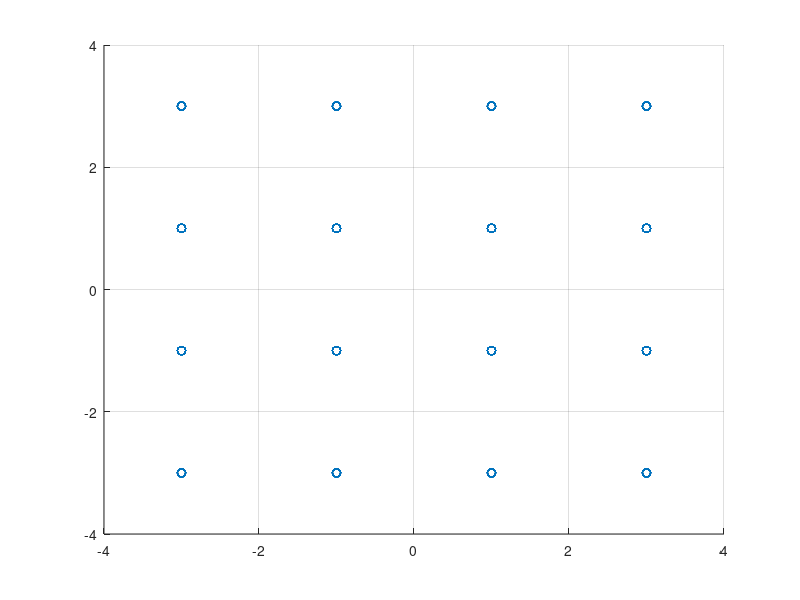
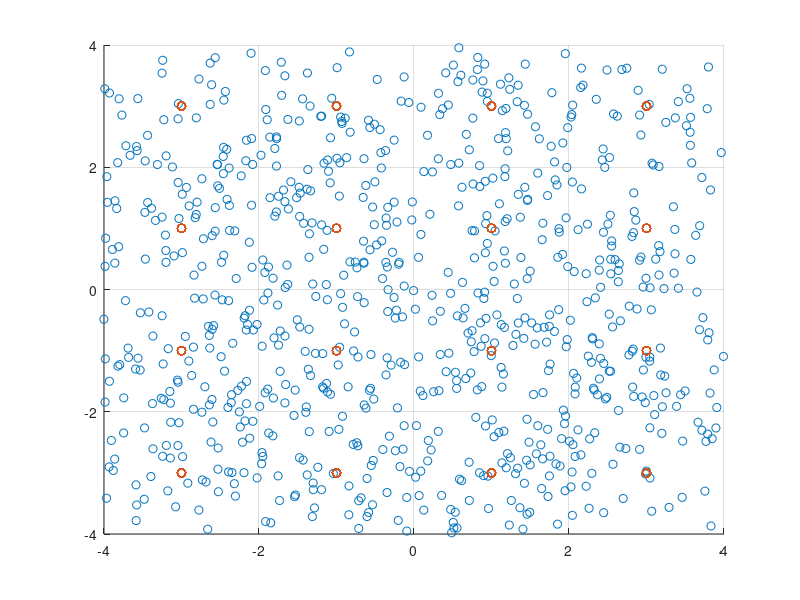

Write MATLAB code to recreate these figures, in order.
clear;

% Parameter Setting
Tsym = 1;
Nsym = 1000;
Fs = 100;
Fc = 10;
Fe = 0;
N0 = 1.5;

% Simulation
t = [Tsym/Fs : Tsym/Fs : Tsym*Nsym];
Tmax = length(t);

% Symbol 생성
M=16;
symTable = zeros(1,16);
for i = 1:M
    realSym = 2*(mod(i-1,4)+1)-5;
    imagSym = 2*(floor((i-1)/4)+1)-5;
    symTable(i) = realSym+j*imagSym;
%     i_m = 2*pi*(i-1)/M + pi/4;
%     symTable(i) = cos(i_m) + j*sin(i_m);
end

% Basis Signal 생성
phi1 = cos(2*pi*Fc*t(1:Tsym*Fs));
Es = norm(phi1);
phi1 = phi1/Es;

phi2 = -sin(2*pi*Fc*t(1:Tsym*Fs));
Es = norm(phi2);
phi2 = phi2/Es;

%% TX

% 랜덤신호만들기
m = randi(M,1,Nsym);

% 심볼신호 만들기
realSymR = 2*(mod(m-1,4)+1)-5;
imagSymR = 2*(floor((m-1)/4)+1)-5;
bbSym = realSymR+j*imagSymR;
% theta_m = 2*pi*(m-1)/M + pi/4;
% bbSym = cos(theta_m) + j*sin(theta_m);

% Up-conversion (DAC 포함)
RFsignal = zeros(1,Tmax);
for iterT = 1:Tmax
    iterSym = floor((iterT-1)/Fs)+1;
    RFsignal(iterT) = real(bbSym(iterSym))*cos(2*pi*Fc*t(iterT))/Es - imag(bbSym(iterSym))*sin(2*pi*Fc*t(iterT))/Es;
end

% 참고1 - signal 보여주기
% figure(1)
% plot(t,RFsignal);
% xlim([0 2]);

% 참고2 - 심볼신호 보여주기
s = zeros(2,Nsym);
for i = 1:Nsym
    intStart = 1+(i-1)*Tsym*Fs;
    intEnd = i*Tsym*Fs;
    s(1,i) = sum(RFsignal(intStart:intEnd).*phi1);
    s(2,i) = sum(RFsignal(intStart:intEnd).*phi2);
end
figure(2)
scatter(s(1,:),s(2,:),'r*');
grid on;
axis([-4 4 -4 4]);


%% RX
% Coherent Detection
Ich = RFsignal .* cos(2*pi*(Fc+Fe)*t)/Es;
Qch = RFsignal .* sin(2*pi*(Fc+Fe)*t)/Es;

% Baseband Signal Representation
for i = 1:Nsym
    n_start = (i-1)*Tsym*Fs;
    bbSym_rx(i) = sum(Ich(n_start+1:n_start+Tsym*Fs) - j*Qch(n_start+1:n_start+Tsym*Fs));
end
sigPower = mean(abs(bbSym_rx).^2);

% Noise Insertion
noise = sqrt(N0)*randn(1,length(bbSym_rx)) + j*sqrt(N0)*randn(1,length(bbSym_rx));
bbSymN_rx = bbSym_rx+noise;
noisePower = mean(abs(noise).^2);
SNR = 10*log10(sigPower/noisePower)

% Signal Space Representation
figure(3)
scatter(real(bbSymN_rx), imag(bbSymN_rx));
grid on;
axis([-4 4 -4 4]);
hold on;
scatter(s(1,:),s(2,:),'r*');

% Optimal Receiver
hd_bbSym = zeros(1,Nsym);
for i= 1:Nsym
%     corr_result = bbSymN_rx(i)*conj(symTable);
%     dist_metric = -abs(bbSymN_rx(i)-symTable);
    mod_dist_metric = bbSymN_rx(i)*conj(symTable) -1/2*abs(symTable).^2;
    [dammyVal hd_index] = max(real(mod_dist_metric));
    hd_bbSym(i) = symTable(hd_index);
end

SER = sum( abs(hd_bbSym - bbSym) > 0.01) /Nsym